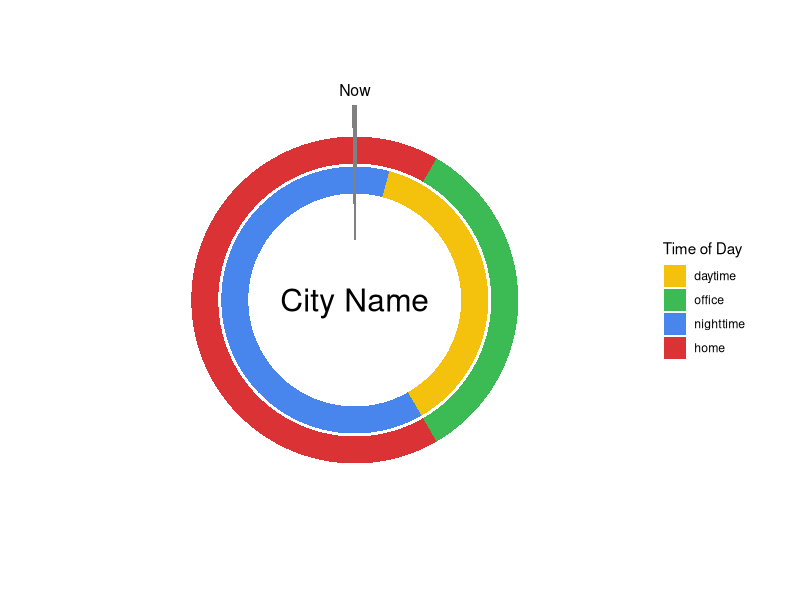
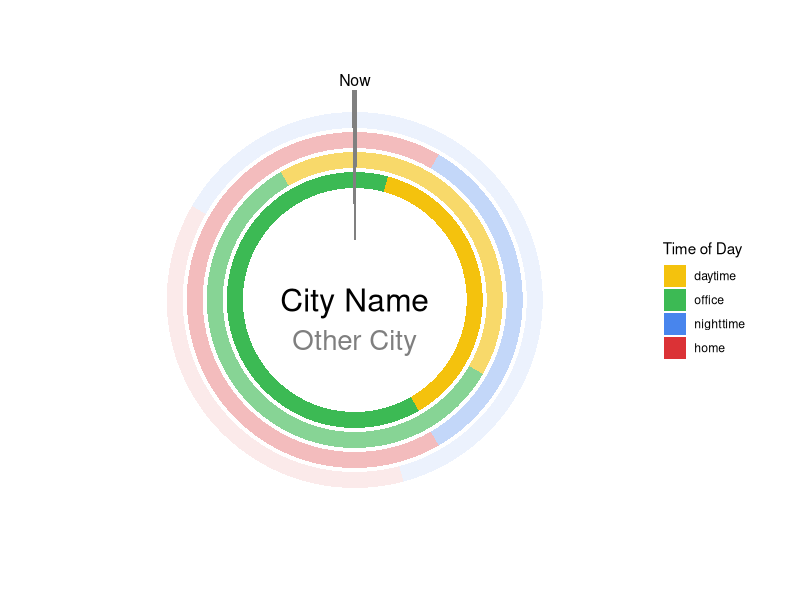

Reproduce these figures in R, in order.
# setwd('~/Desktop/Real Life/Coding Projects/TimeZones/')
library(tidyverse)

wrap = data.frame(start = c(5, 18, 9, 16),
                  end = c(3, 6, 13, 12),
                  band = 1:4)

wrap_about = function(times){
  # Takes times split over 24/0 hour boundary and makes them into two rows.
  for (i in 1:nrow(times)){
    if (times$start[i] > times$end[i]){
      new_row1 = c(times$start[i], 24, times[i,3:length(times)])
      new_row2 = c(0, times$end[i], times[i,3:length(times)])
      if (typeof(new_row1) == 'list'){
        new_row1 = as.numeric(unlist(new_row1))
        new_row2 = as.numeric(unlist(new_row2))
      }
      times = rbind(times, new_row1, new_row2)
    }
  }
  times = times %>% filter(start <= end) %>% arrange(band, -start)
  return(times)
}

wrap2 = wrap_about(wrap)


# working on plotting the rings i'll be actually plotting.
actual_set = data.frame(start = c(13, 14), end = c(22, 22), color = c(1,2), band = c(4,5), city = c(1,1))

actual_set = actual_set %>%
  rbind(actual_set %>%
        rename(end = start, start = end) %>%
        mutate(color = c(3, 4)))

actual_set2 = wrap_about(actual_set)
colors = c('#f4c20d', '#3cba54', '#4885ed', '#db3236')


ggplot(data = actual_set2, aes(x = band, fill = factor(color))) +
  geom_rect(aes(xmin = band-.45, xmax = band+.45, ymin = start, ymax=end), alpha = 1) +
  geom_rect(aes(xmin = 2, xmax = 6.5, ymin = 11.95, ymax = 12.05), fill = '#808080', alpha = 1) +
  annotate("text", x = 0, y = 0, label = "City Name", size = 8) +
  annotate("text", x = 7, y = 12, label = 'Now', size = 4) +
  lims(x = c(0,8), y = c(0,24)) +
  coord_polar(theta = 'y', start = pi) +
  scale_fill_manual(name = 'Time of Day', values = colors, labels = c('daytime', 'office', 'nighttime', 'home')) +
  theme_void() + theme(legend.title = element_text())



# testing with two different (made up) cities.
city1 = data.frame(start = c(13, 14), end = c(22, 22), color = c(1,2), band = c(4,5), city = 1)
city2 = data.frame(start = c(10, 8), end = c(20, 23), color = c(1,2), band = c(4,5), city = 2)

city1 = city1 %>% rbind(city1 %>% rename(end = start, start = end) %>% mutate(color = c(3,4)))
city2 = city2 %>% rbind(city2 %>% rename(end = start, start = end) %>% mutate(color = c(3,4)))
city1 = wrap_about(city1)
city2 = wrap_about(city2)

colors = c('#f4c20d', '#3cba54', '#4885ed', '#db3236')

cities = rbind(city1, city2)
daycolors = colors[c(1,3)]
sp = .4


# plotting multiple cities (very much experimenting stages).
ggplot(data = cities, aes(x = band, fill = factor(color))) +
  geom_rect(data = cities %>% filter(band == 4) %>% mutate(city = city + 5), aes(xmin = city-sp, xmax = city+sp, ymin = start, ymax = end, alpha = 1/city)) +
  geom_rect(data = cities %>% filter(band == 5) %>% mutate(city = city + 7), aes(xmin = city-sp, xmax = city+sp, ymin = start, ymax = end, alpha = 1/city)) +
  geom_rect(aes(xmin = 3, xmax = 10.5, ymin = 11.95, ymax = 12.05), fill = '#808080', alpha = 1) +
  annotate("text", x = 0, y = 0, label = "City Name", size = 8) +
  annotate("text", x = 2, y = 0, label = "Other City", size = 7, alpha = .5) +
  annotate("text", x = 11, y = 12, label = 'Now', size = 4) +
  lims(x = c(0,12), y = c(0,24)) +
  coord_polar(theta = 'y', start = pi) +
  scale_fill_manual(name = 'Time of Day', values = colors, labels = c('daytime', 'office', 'nighttime', 'home')) +
  scale_alpha_continuous(guide = FALSE) +
  theme_void() + theme(legend.title = element_text())
